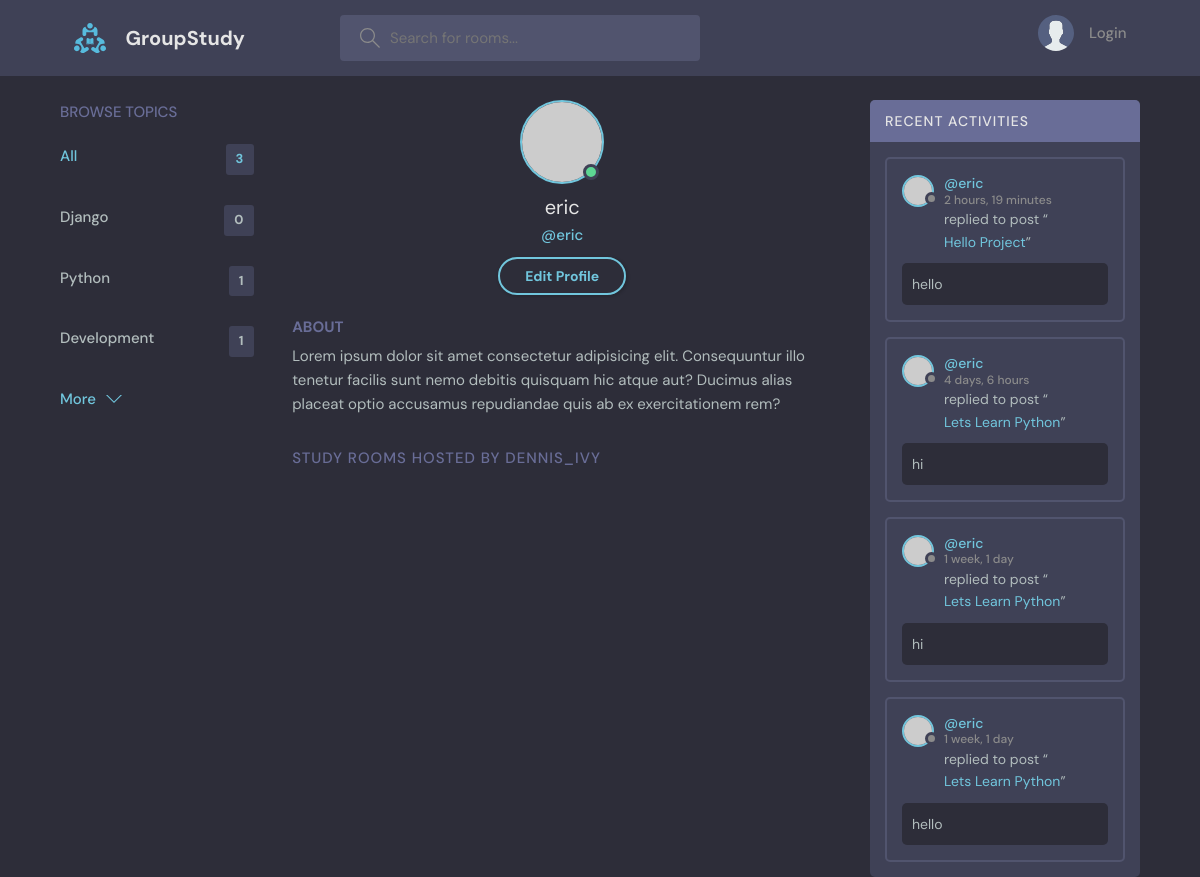
Page /profile/4/ on the earlier database version.
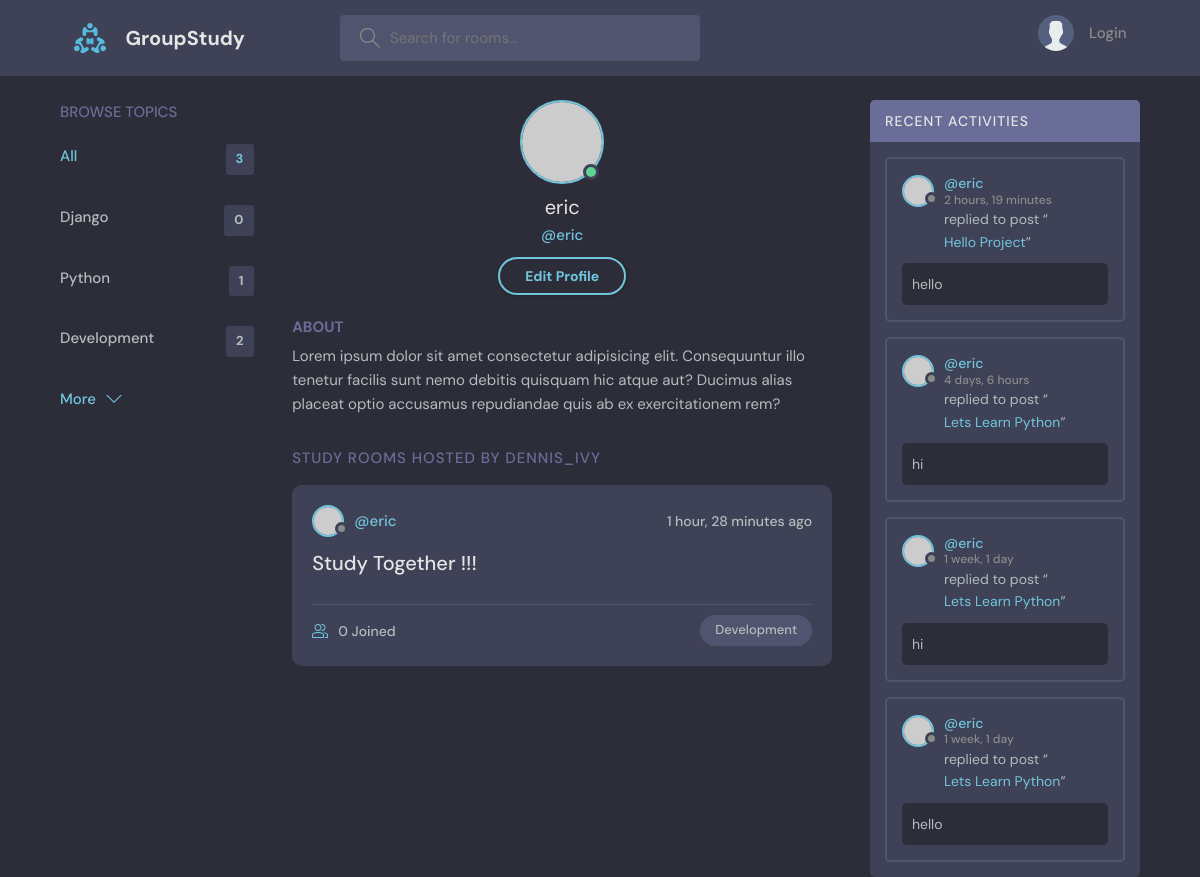
Same page on the later database version.
### base/models.py (models this page shows, shortened)
class Topic(models.Model):
    name = models.CharField(max_length=200)

class Message(models.Model):
    user = models.ForeignKey(User, on_delete=models.CASCADE)
    room = models.ForeignKey(Room, on_delete=models.CASCADE)
    body = models.TextField()
    updated = models.DateTimeField(auto_now=True)
    created = models.DateTimeField(auto_now_add=True)
    class Meta:
        ordering = ['-updated', '-created']

class Room(models.Model):
    host = models.ForeignKey(User, on_delete=models.SET_NULL, null=True)
    topic = models.ForeignKey(Topic, on_delete=models.SET_NULL, null=True)
    name = models.CharField(max_length= 200)
    description = models.TextField(null=True, blank=True)
    participants = models.ManyToManyField(User, related_name='participants', blank=True)
    updated = models.DateTimeField(auto_now=True)
    created = models.DateTimeField(auto_now_add=True)
    class Meta:
        ordering = ['-updated', '-created']
    def __str__(self):
        return self.name

### base/views.py (the view)
# urls.py: path("profile/<str:pk>/", views.userProfile, name="user-profile"),
def userProfile(request, pk):
    user = User.objects.get(id=pk)
    rooms = user.room_set.all()
    room_messages = user.message_set.all()
    topics = Topic.objects.all()
    context = {'user': user, 'rooms': rooms, 'room_messages':room_messages, 'topics':topics}
    return render(request, 'base/profile.html', context)

### base/templates/base/profile.html
{% extends 'main.html' %}
{% block content %}
  <main class="profile-page layout layout--3">
    <div class="container">
      {% include 'base/topic_comp.html' %}
      <div class="roomList">
        <div class="profile">
          <div class="profile__avatar">
            <div class="avatar avatar--large active">
              <img src="https://randomuser.me/api/portraits/men/11.jpg" />
            </div>
          </div>
          <div class="profile__info">
            <h3>{{user.username}}</h3>
            <p>@{{user.username}}</p>
            <a href="edit-user.html" class="btn btn--main btn--pill">Edit Profile</a>
          </div>
          <div class="profile__about">
            <h3>About</h3>
            <p>
              Lorem ipsum dolor sit amet consectetur adipisicing elit. Consequuntur illo tenetur
              facilis sunt nemo debitis quisquam hic atque aut? Ducimus alias placeat optio
              accusamus repudiandae quis ab ex exercitationem rem?
            </p>
          </div>
        </div>
        <div class="roomList__header">
          <div>
            <h2>Study Rooms Hosted by dennis_ivy</a>
            </h2>
          </div>
        </div>
        {% include 'base/feed_comp.html' %}
      </div>
      {% include 'base/activity_comp.html' %}
    </div>
  </main>
{% endblock content %}

### templates/main.html (shortened to what this page needs)
<!DOCTYPE html>
{% load static %}
<html lang="en">
  <head>
    <link rel="stylesheet" href="{% static 'styles/style.css' %}" />
  </head>
  <body>
    {% include 'navbar.html' %}
    {% block content %}
    {% endblock %}
  </body>
</html>

### templates/navbar.html (shortened to what this page needs)
{% load static %}
<header class="header header--loggedIn">
    <div class="container">
      <a href="{% url 'home' %}" class="header__logo">
        <img src="{% static 'images/logo.svg' %}" />
        <h1>GroupStudy</h1>
      </a>
      <form class="header__search" method="GET" action="{% url 'home' %}">
        <label>
          <input name="q" placeholder="Search for rooms..." />
        </label>
      </form>
      <nav class="header__menu">
        {% if request.user.is_authenticated %}
        <div class="header__user">
          <a href="profile.html">
            <div class="avatar avatar--medium active">
              <img src="https://randomuser.me/api/portraits/men/37.jpg" />
            </div>
            <p>J{{request.user.username}} <span>@{{request.user}}</span></p>
          </a>
          <button class="dropdown-button">
            <svg version="1.1" xmlns="http://www.w3.org/2000/svg" width="32" height="32" viewBox="0 0 32 32">
              <title>chevron-down</title>
              <path d="M16 21l-13-13h-3l16 16 16-16h-3l-13 13z"></path>
            </svg>
          </button>
        </div>
        {%else%}
         <a href="{% url 'login' %}">
          <img src="{% static 'images/avatar.svg' %}" />
          <p>Login</p>
        </a>
        {%endif%}
      </nav>
    </div>
  </header>

### base/templates/base/topic_comp.html
<div class="topics">
    <div class="topics__header">
      <h2>Browse Topics</h2>
    </div>
    <ul class="topics__list">
      <li>
        <a href="{% url 'home' %}" class="active">All <span>{{topics.count}}</span></a>
      </li>
      {% for topic in topics %}
      <li>
        <a href="{%url 'home'%}?q={{topic.name}}">{{topic.name}} <span>{{topic.room_set.all.count}}</span></a>
      </li>
      {%endfor%}
    </ul>
    <a class="btn btn--link" href="topics.html">
      More
      <svg version="1.1" xmlns="http://www.w3.org/2000/svg" width="32" height="32" viewBox="0 0 32 32">
        <title>chevron-down</title>
        <path d="M16 21l-13-13h-3l16 16 16-16h-3l-13 13z"></path>
      </svg>
    </a>
  </div>

### base/templates/base/feed_comp.html (shortened to what this page needs)
{% for room in rooms %}
<div class="roomListRoom">
    <div class="roomListRoom__header">
      <a href="{% url 'user-profile' room.host.id %}" class="roomListRoom__author">
        <div class="avatar avatar--small">
          <img src="https://randomuser.me/api/portraits/women/11.jpg" />
        </div>
        <span>@{{room.host.username}}</span>
      </a>
      <div class="roomListRoom__actions">
        <span>{{room.created|timesince}} ago</span>
      </div>
    </div>
    <div class="roomListRoom__content">
      <a href="{% url 'room' room.id %}">{{room.name}}</a>
    </div>
    <div class="roomListRoom__meta">
      <a href="{% url 'room' room.id %}" class="roomListRoom__joined">
        {{room.participants.all.count}} Joined
      </a>
      <p class="roomListRoom__topic">{{room.topic.name}}</p>
    </div>
  </div>
  {% endfor %}

### base/templates/base/activity_comp.html (shortened to what this page needs)
<div class="activities">
    <div class="activities__header">
      <h2>Recent Activities</h2>
    </div>
    {% for message in room_messages%}
    <div class="activities__box">
      <div class="activities__boxHeader roomListRoom__header">
        <a href="{% url 'user-profile' message.user.id %}" class="roomListRoom__author">
          <div class="avatar avatar--small">
            <img src="https://randomuser.me/api/portraits/women/11.jpg" />
          </div>
          <p>
            @{{message.user}}
            <span>{{message.created|timesince}}</span>
          </p>
        </a>
      </div>
      <div class="activities__boxContent">
        <p>replied to post “<a href="{% url 'room' message.room.id %}">{{message.room}}</a>”</p>
        <div class="activities__boxRoomContent">
            {{message.body}}
        </div>
      </div>
    </div>
    {%endfor%}
  </div>

Differences in the rows shown:
computed for Topic "Development": room_set.all.count "1" → "2"
added Room: host.username "eric", created "1 hour, 28 minutes", name "Study Together !!!", participants.all.count "0", topic.name "Development"
